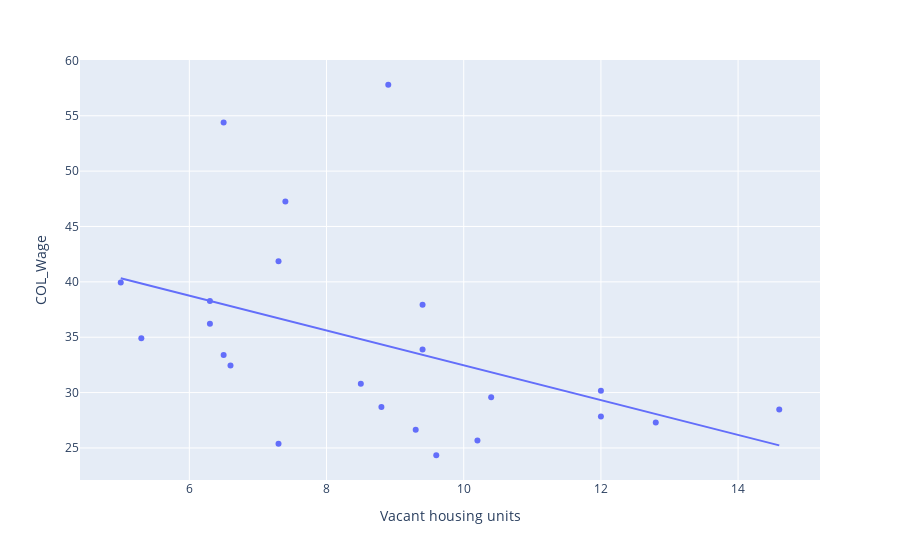

Write notebook code for a chart like this one.
### Markdown cell above
I'm surprised to see a negative correlation here, this could be a case of reverse causality where the low real wages make housing less affordable which leads to mroe vacancies

### Code cell
X = df_pct[['Vacant housing units']]
X = sm.add_constant(X)
y = df_pct['COL_Wage']

result = sm.OLS(y, X).fit()
print(result.summary())

px.scatter(df_pct, x="Vacant housing units",y="COL_Wage", hover_name='Metro',
          trendline='ols')

### Figure 1 — Plotly figure (JSON) as saved in the notebook; plotly's stock layout.template omitted (floating-point values rounded to 4 significant figures)
{"data": [{"hovertemplate": "<b>%{hovertext}</b><br><br>Vacant housing units=%{x}<br>COL_Wage=%{y}<extra></extra>", "hovertext": ["STL", "SEA", "DEN", "SLC", "AUS", "DC", "MEM", "PHX", "CHA", "DET", "MIN", "IND", "BOS", "MIA", "PHI", "SF", "NY", "CHI", "HOU", "ATL", "JAC", "KC", "LV"], "legendgroup": "", "marker": {"color": "#636efa", "symbol": "circle"}, "mode": "markers", "name": "", "orientation": "v", "showlegend": false, "type": "scatter", "x": [9.6, 6.3, 5.3, 6.6, 7.3, 6.3, 12, 10.4, 9.4, 10.2, 5, 9.3, 6.5, 14.6, 7.3, 6.5, 8.9, 8.5, 9.4, 7.4, 12.8, 8.8, 12], "xaxis": "x", "y": [24.34, 38.26, 34.91, 32.44, 41.85, 36.21, 30.16, 29.58, 37.93, 25.67, 39.93, 26.65, 33.4, 28.48, 25.38, 54.38, 57.8, 30.79, 33.89, 47.26, 27.3, 28.69, 27.84], "yaxis": "y"}, {"hovertemplate": "<b>OLS trendline</b><br>COL_Wage = -1.57173 * Vacant housing units + 48.1789<br>R<sup>2</sup>=0.191742<br><br>Vacant housing units=%{x}<br>COL_Wage=%{y} <b>(trend)</b><extra></extra>", "legendgroup": "", "marker": {"color": "#636efa", "symbol": "circle"}, "mode": "lines", "name": "", "showlegend": false, "type": "scatter", "x": [5, 5.3, 6.3, 6.3, 6.5, 6.5, 6.6, 7.3, 7.3, 7.4, 8.5, 8.8, 8.9, 9.3, 9.4, 9.4, 9.6, 10.2, 10.4, 12, 12, 12.8, 14.6], "xaxis": "x", "y": [40.32, 39.85, 38.28, 38.28, 37.96, 37.96, 37.81, 36.71, 36.71, 36.55, 34.82, 34.35, 34.19, 33.56, 33.4, 33.4, 33.09, 32.15, 31.83, 29.32, 29.32, 28.06, 25.23], "yaxis": "y"}], "layout": {"legend": {"tracegroupgap": 0}, "margin": {"t": 60}, "xaxis": {"anchor": "y", "domain": [0, 1], "title": {"text": "Vacant housing units"}}, "yaxis": {"anchor": "x", "domain": [0, 1], "title": {"text": "COL_Wage"}}}}
